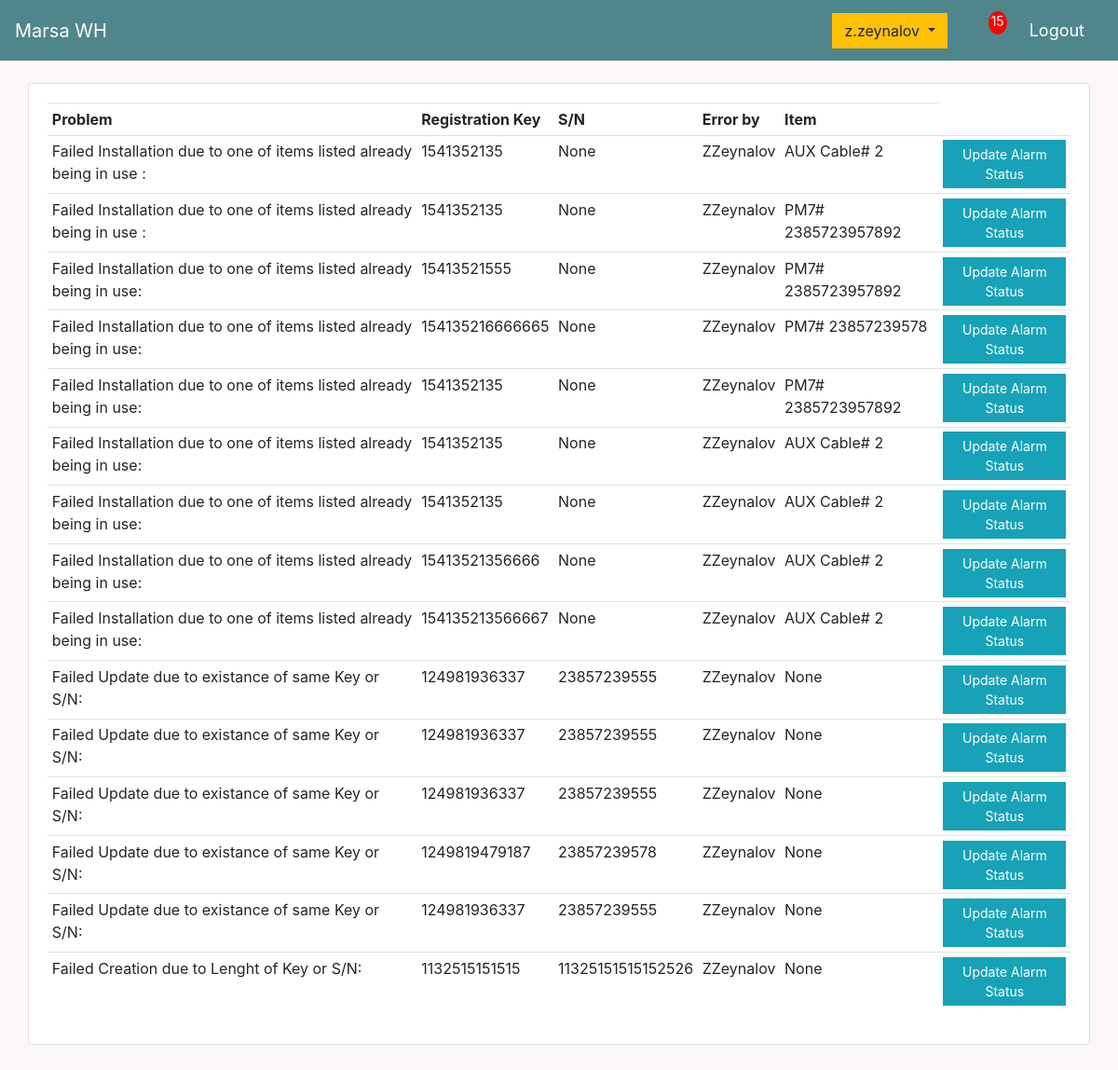
Screenshot of /alarm_list/ (signed in) with the database file from the repository.
### main/models.py (models this page shows, shortened)
class Alarm(models.Model):
    where = models.CharField(max_length=75, null=True, blank=True)
    reg_key = models.CharField(max_length=15, null=True, blank=True)
    ph_serial_number = models.CharField(max_length=15, null=True, blank=True)
    error_to = models.ForeignKey(TechUser, on_delete=models.SET_NULL, null=True, blank=True)
    item_in_use = models.ForeignKey(InventoryItem, on_delete=models.SET_NULL, null=True, blank=True)
    checked = models.BooleanField(default=False)

class TechUser(models.Model):
    user = models.OneToOneField(User, null=True, blank=True, on_delete=models.CASCADE)
    name = models.CharField(max_length=30, null=True, blank=True)
    phone = models.CharField(max_length=25, null=True, blank=True)
    email = models.CharField(max_length=25, null=True, blank=True)
    date_created = models.DateTimeField(auto_now_add=True, null=True, blank=True)
    def __str__(self):
        if self.name==None:
            return "ERROR-TECHUSER NAME IS NULL"
        return self.name

class InventoryItem(models.Model):
    STATUS = (
            ('Installed', 'Installed'),
            ('In hands of', 'In hands of'),
            ('Warehouse', 'Warehouse'),
            )
    title = models.ForeignKey(ItemTitle, on_delete=models.SET_NULL, null=True)
    date_registered = models.DateTimeField(auto_now_add=True)
    added_by = models.ForeignKey(TechUser, on_delete=models.SET_NULL, null=True, blank=True)
    item_type = models.ForeignKey(ItemType, on_delete=models.SET_NULL, null=True)
    held_by = models.ForeignKey(Holder, on_delete=models.SET_NULL, null=True, blank=True)
    status = models.CharField(max_length=15, null=True, choices=STATUS, default="Warehouse")
    registration_key = models.CharField(max_length=15, null=True, blank=True)
    home_id = models.CharField(max_length=15, null=True, blank=True)
    physical_serial_number = models.CharField(max_length=11, null=True, blank=True)
    depreciated_status = models.BooleanField(default=False)
    imei_1 = models.CharField(max_length=45, null=True, blank=True)
    imei_2 = models.CharField(max_length=45, null=True, blank=True)
    phone_number_1 = models.CharField(max_length=30, null=True, blank=True)
    phone_number_2 = models.CharField(max_length=30, null=True, blank=True)
    def __str__(self):
        if self.physical_serial_number!=None:
            return str(self.title.item_name + "# " + str(self.physical_serial_number)) or ''
        else:
            return str(self.title.item_name + "# " + str(self.id)) or ''

class ItemTitle(models.Model):
    item_name = models.CharField(max_length = 35)

### main/decorators.py (the view)
		def wrapper_func(request, *args, **kwargs):
			group = None
			if request.user.groups.exists():
				group = request.user.groups.all()[0].name
			else:
				return render(request, 'group_not_fitting.html')
			if group in allowed_roles:
				return view_func(request, *args, **kwargs)
			else:
				return render(request, 'login.html')

### main/views.py (called while the page is built)
@login_required(login_url='login')
@allowed_users(allowed_roles=["Inventorizer"])
def alarmList(request):
    tech_user = TechUser.objects.get(user=request.user)
    unchecked_alarms_count = Alarm.objects.filter(checked=False, error_to=tech_user).count()
    alarms = Alarm.objects.filter(checked=False, error_to=tech_user)
    context = {'alarms': alarms, 'unchecked_alarms_count': unchecked_alarms_count}
    return render(request, 'alarm_list.html', context)

### templates/alarm_list.html
{%  extends 'main.html' %}
{% block content %}
<div class="row">
<div class="card card-body">
			<table class="table table-sm">
				<tr>
					<th>Problem</th>
					<th>Registration Key</th>
					<th>S/N</th>
					<th>Error by</th>
					<th>Item</th>
				</tr>
				{% for alarm in alarms %}
					<tr>
						<td>{{alarm.where}}</td>
						<td>{{alarm.reg_key}}</td>
						<td>{{alarm.ph_serial_number}}</td>
						<td>{{alarm.error_to}}</td>
						<td>{{alarm.item_in_use}}</td>
						<td><a class="btn btn-sm btn-info" href="{% url 'alarm_update' alarm.id %}">Update Alarm Status</a></td>
					</tr>
				{% endfor %}
			</table>
	</div>
</div>
{% endblock content %}

### templates/main.html (shortened to what this page needs)
{% load static %}
<!DOCTYPE html>
<html>
<head>
    <link rel="stylesheet" href="https://stackpath.bootstrapcdn.com/bootstrap/4.4.1/css/bootstrap.min.css">
    <link rel="stylesheet" href="https://use.fontawesome.com/releases/v5.6.1/css/all.css">
    <link rel="stylesheet" type="text/css" href="{% static 'css/master.css' %}">
</head>
<body>
    <nav class="navbar navbar-expand-lg navbar-dark bg-dark">
      {% if request.user.is_staff %}
      <a class="navbar-brand" href="{% url 'index_view' %}">Marsa WH</a>
      {% else %}
      <a class="navbar-brand" href="{% url 'tech_dashboard' %}">Marsa WH</a>
      {% endif %}
      <div class="collapse navbar-collapse" id="navbarSupportedContent">
        <ul class="navbar-nav mr-auto">
          <li class="nav-item active">
            <a class="nav-link" href=""> <span class="sr-only">(current)</span></a>
          </li>
          <li class="nav-item active">
            <a class="nav-link" href=""> <span class="sr-only">(current)</span></a>
          </li>
        </ul>
        </div>
      <div class="form-inline my-2 my-lg-0">
            {% if request.user.is_authenticated %}
                {% if request.user.is_staff %}
                        <span style="font-size: 18px;color: #fff;margin-right: 20px;">
                        <div class="btn-group">
                          <button type="button" class="btn btn-warning dropdown-toggle" data-toggle="dropdown" aria-haspopup="true" aria-expanded="false">
                             {{request.user}}
                          </button>
                        </div>
                        </span>
                        <span><a class="dropdown-item" href="{% url 'alarm_list' %}"><p id="cart-total">{{unchecked_alarms_count}}</p></a></span>
                        <span><a style="font-size: 18px;color: #fff;margin-right: 20px;" href="{% url 'logout' %}">Logout</a></span>
                    {% endif %}
            {% else %}
            <a href="{% url 'login' %}" class="btn btn-warning">Login</a>
            {% endif %}
        </div>
    </nav>
     <div class="container">
            <br>
            {% block content %}
            {% endblock content %}
     </div>
    <br>
    <br>
    <br>
    <br>
</body>
</html>

### static/css/master.css (style rules this page uses)
body { margin: 0; padding: 0; height: 100%; background-color: hsl(0, 40%, 98%); }
.bg-dark { background-color: #4f868c!important; }
#cart-total { display: block; text-align: center; color:#fff; background-color: red; width: 20px; height: 25px; border-radius: 50%; font-size: 14px; }
.btn { border-radius: 0; }

### rows the page displays
Alarm: where "Failed Installation due to one of items listed already being in use :", reg_key "1541352135", ph_serial_number "None", error_to "ZZeynalov", item_in_use "AUX Cable# 2"
Alarm: where "Failed Installation due to one of items listed already being in use :", reg_key "1541352135", ph_serial_number "None", error_to "ZZeynalov", item_in_use "PM7# 2385723957892"
Alarm: where "Failed Installation due to one of items listed already being in use:", reg_key "15413521555", ph_serial_number "None", error_to "ZZeynalov", item_in_use "PM7# 2385723957892"
Alarm: where "Failed Installation due to one of items listed already being in use:", reg_key "154135216666665", ph_serial_number "None", error_to "ZZeynalov", item_in_use "PM7# 23857239578"
Alarm: where "Failed Installation due to one of items listed already being in use:", reg_key "1541352135", ph_serial_number "None", error_to "ZZeynalov", item_in_use "PM7# 2385723957892"
Alarm: where "Failed Installation due to one of items listed already being in use:", reg_key "1541352135", ph_serial_number "None", error_to "ZZeynalov", item_in_use "AUX Cable# 2"
Alarm: where "Failed Installation due to one of items listed already being in use:", reg_key "1541352135", ph_serial_number "None", error_to "ZZeynalov", item_in_use "AUX Cable# 2"
Alarm: where "Failed Installation due to one of items listed already being in use:", reg_key "15413521356666", ph_serial_number "None", error_to "ZZeynalov", item_in_use "AUX Cable# 2"
Alarm: where "Failed Installation due to one of items listed already being in use:", reg_key "154135213566667", ph_serial_number "None", error_to "ZZeynalov", item_in_use "AUX Cable# 2"
Alarm: where "Failed Update due to existance of same Key or S/N:", reg_key "124981936337", ph_serial_number "23857239555", error_to "ZZeynalov", item_in_use "None"
Alarm: where "Failed Update due to existance of same Key or S/N:", reg_key "124981936337", ph_serial_number "23857239555", error_to "ZZeynalov", item_in_use "None"
Alarm: where "Failed Update due to existance of same Key or S/N:", reg_key "124981936337", ph_serial_number "23857239555", error_to "ZZeynalov", item_in_use "None"
Alarm: where "Failed Update due to existance of same Key or S/N:", reg_key "1249819479187", ph_serial_number "23857239578", error_to "ZZeynalov", item_in_use "None"
Alarm: where "Failed Update due to existance of same Key or S/N:", reg_key "124981936337", ph_serial_number "23857239555", error_to "ZZeynalov", item_in_use "None"
Alarm: where "Failed Creation due to Lenght of Key or S/N:", reg_key "1132515151515", ph_serial_number "11325151515152526", error_to "ZZeynalov", item_in_use "None"

### other values shown
{{ request.user }} "z.zeynalov"
{{ unchecked_alarms_count }} "15"
